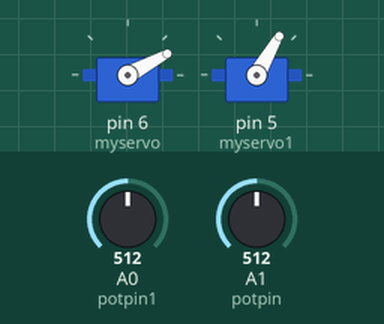
This sketch was run on a simulated Arduino Uno, built with avr-gcc and run on an emulated ATmega328P. Shown: 2 × servo. The inputs (shaded band) are chosen by the test bench; at power-on: A0 (potpin1) = 512, A1 (potpin) = 512.

Above: at 1.2 s.
1.3 s: A0 (potpin1) set to 716
At 1.8 s:
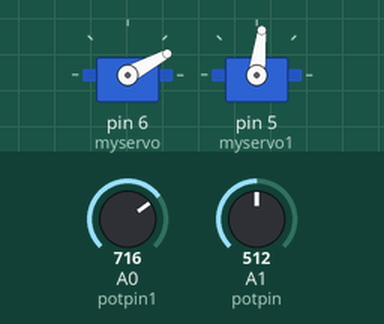
2.8 s: A1 (potpin) set to 306
At 4.0 s:
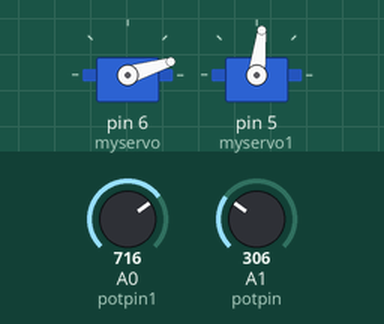
4.3 s: A0 (potpin1) set to 900
At 5.5 s:
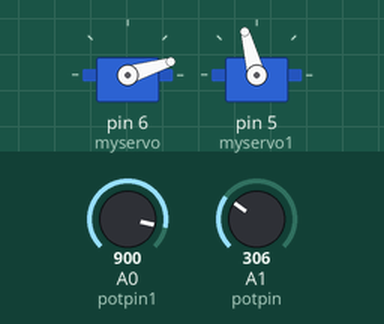
5.8 s: A1 (potpin) set to 511
At 6.6 s:
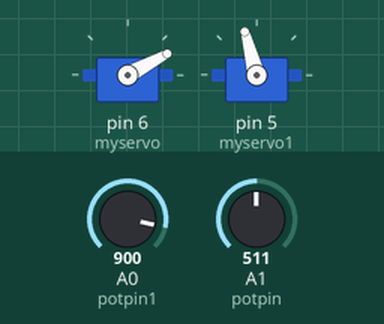
7.3 s: A0 (potpin1) set to 1023
At 8.5 s:
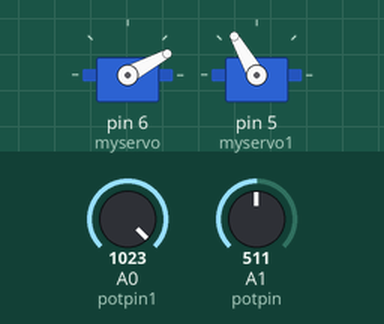
8.8 s: A1 (potpin) set to 122
At 9.6 s:
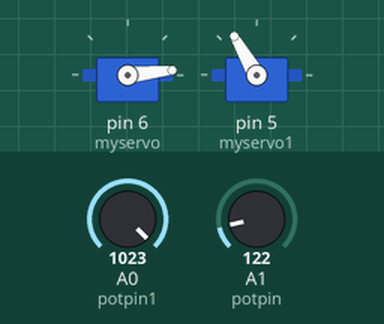
Timing chart, 0 to 11.3 s (numbered marks = the images above; inputs shaded):
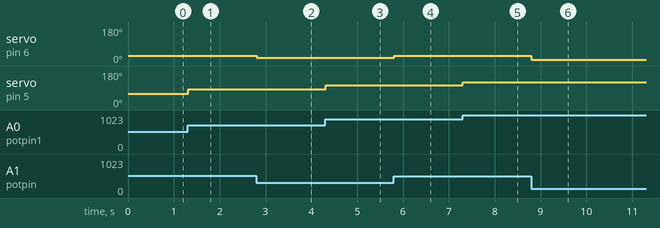

The sketch:

CarMirror.ino
```cpp
// Controlling a servo position using a potentiometer (variable resistor)
// by Michal Rinott <http://people.interaction-ivrea.it/m.rinott>

#include <Servo.h>

Servo myservo;
Servo myservo1;// create servo object to control a servo

int potpin = 1;
int potpin1 = 0;// analog pin used to connect the potentiometer
int val;
int val1;// variable to read the value from the analog pin

void setup()
{
  myservo.attach(6);
  myservo1.attach(5);
  // attaches the servo on pin 9 to the servo object
}

void loop()
{
  val = analogRead(potpin);
 val1 = analogRead(potpin1); // reads the value of the potentiometer (value between 0 and 1023)

  val = map(val, 0, 1023, 0, 57);
val1 = map(val1, 0, 1023, 0, 120);  // scale it to use it with the servo (value between 0 and 180)
  myservo.write(val);
myservo1.write(val1);  // sets the servo position according to the scaled value
  delay(20);                           // waits for the servo to get there
}
```

Measured:
- after the input at 1.3 s, servo on pin 5 (myservo1): 60° → 83° at once
- after the input at 2.8 s, servo on pin 6 (myservo): 28° → 17° at once
- after the input at 4.3 s, servo on pin 5 (myservo1): 83° → 105° at once
- after the input at 5.8 s, servo on pin 6 (myservo): 17° → 28° at once
- after the input at 7.3 s, servo on pin 5 (myservo1): 105° → 120° at once
- after the input at 8.8 s, servo on pin 6 (myservo): 28° → 6° at once
